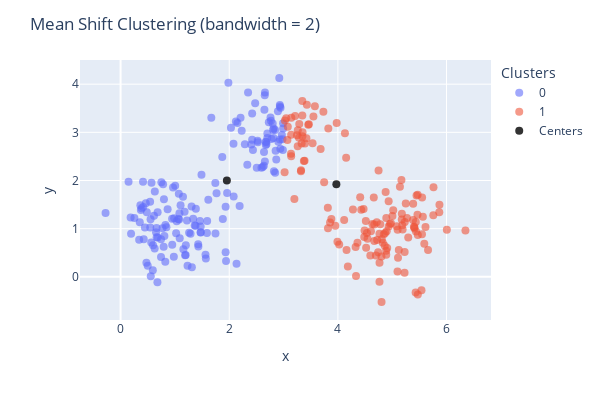

The notebook cell this image was saved under:
### Markdown cell above
A larger bandwidth will encompass more points, potentially merging nearby clusters into larger ones.

### Code cell
# Increasing the bandwidth 
mean_shift3 = MeanShift(bandwidth=2).fit(X1)

cv_X1.plot_clusters(mean_shift3.labels_, mean_shift3.cluster_centers_,
                    title='Mean Shift Clustering (bandwidth = 2)')

### Figure 1 — Plotly figure (JSON) as saved in the notebook; plotly's stock layout.template omitted (floating-point values rounded to 4 significant figures; data arrays with more than 128 entries replaced by an {"elided": "..."} marker saying what was removed)
{"data": [{"hovertemplate": "color=0<br>x=%{x}<br>y=%{y}<extra></extra>", "legendgroup": "0", "marker": {"color": "#636efa", "opacity": 0.6, "size": 8, "symbol": "circle"}, "mode": "markers", "name": "0", "orientation": "v", "showlegend": true, "type": "scatter", "x": {"elided": "160 float values"}, "xaxis": "x", "y": {"elided": "160 float values"}, "yaxis": "y"}, {"hovertemplate": "color=1<br>x=%{x}<br>y=%{y}<extra></extra>", "legendgroup": "1", "marker": {"color": "#EF553B", "opacity": 0.6, "size": 8, "symbol": "circle"}, "mode": "markers", "name": "1", "orientation": "v", "showlegend": true, "type": "scatter", "x": {"elided": "140 float values"}, "xaxis": "x", "y": {"elided": "140 float values"}, "yaxis": "y"}, {"marker": {"color": "black", "opacity": 0.8, "size": 8}, "mode": "markers", "name": "Centers", "type": "scatter", "x": [1.956, 3.972], "y": [1.998, 1.921]}], "layout": {"coloraxis": {"showscale": false}, "height": 400, "legend": {"title": {"text": "Clusters"}, "tracegroupgap": 0}, "margin": {"t": 60}, "showlegend": true, "title": {"text": "Mean Shift Clustering (bandwidth = 2)"}, "width": 600, "xaxis": {"anchor": "y", "domain": [0, 1], "title": {"text": "x"}}, "yaxis": {"anchor": "x", "domain": [0, 1], "title": {"text": "y"}}}}
